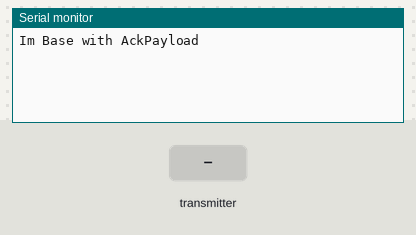
A sketch run on a simulated Arduino Uno, built with avr-gcc and run on an emulated ATmega328P. Shown: the last lines printed to the serial monitor. Inputs (shaded band) come from the test bench. No radio packets arrive unless stated.

Above: at 3.5 s.
3.6 s: the transmitter starts sending messageFromSensor.0 = 0
At 4.2 s:
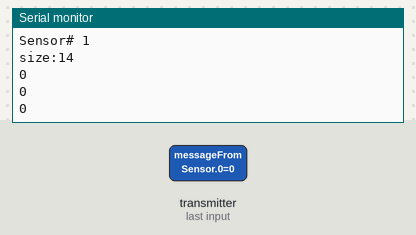
5.1 s: the transmitter starts sending messageFromSensor.1 = 256
6.8 s: the transmitter starts sending messageFromSensor.2 = 256
At 7.06 s:
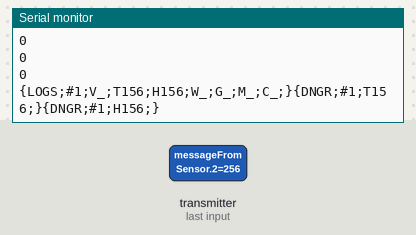
8.6 s: the transmitter starts sending messageFromSensor.3 = 256
At 8.87 s:
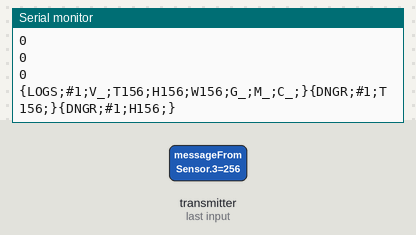
10.4 s: the transmitter starts sending messageFromSensor.4 = 256
At 10.76 s:
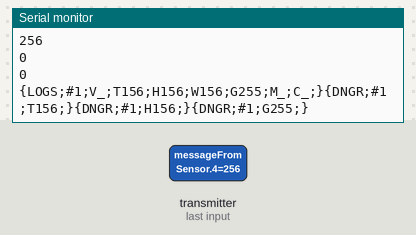

Measured:
- after the input at 3.6 s, the serial monitor: prints a new line at once (image 1)
- after the input at 6.8 s, the serial monitor: prints a new line after 0.19 s (image 2)
- after the input at 8.6 s, the serial monitor: prints a new line after 0.20 s (image 3)
- after the input at 10.4 s, the serial monitor: prints a new line after 0.15 s (image 4)

The sketch:

baseNrfSerialDebug.ino
```cpp
/*
  base with NRF
  Get data from sensors 1..5 by NRF.
  Process data => make commands [logs, dngr] => send by Serial to baseSdGsmRtc
*/

/*
  NRF[encoded value in uint16_t] --> baseNRF --> decoded "command params"  --> baseSdGsmRtc

  command from baseNRF
    {LOGS;#1;V_;T21;H48;W_;G_;M_;C_;}
    {DNGR;#1;T21;}

  command params
    V   0=null, 0..1023 [+1] ADC  voltage on sensor battery, V
    T   0=null, -50..120 [+100]   temperature, C
    H   0=null, 0..100   [+100]   humidity, %
    W   0=null, 0=null, (0,1 + 100) = 100=normal, 101=alert         water leak, bool
    G   0=null, 0..1023 [+1] ADC  gas CH4, ADC value
    M   0=null, (0,1 + 100) = 100=normal, 101=alert motion detector, bool
    C   0=null, 0..1023 [+1]      gas CO, ADC value

  LOGS => log on SD only
  DNGR => log on SD & send SMS [danger]
*/

#include <SPI.h>
#include <nRF24L01.h>
#include <RF24.h>
#include <stdint.h>

#define NRF_CE_PIN 9
#define NRF_CSN_PIN 10 //hardware SS SPI

//'static' - no need
const uint64_t NRF_pipes[6] = {
  0xDEADBEEF00LL,  //pipe0 is SYSTEM_pipe, avoid openReadingPipe(0, );
  0xDEADBEEF01LL,
  0xDEADBEEF02LL,
  0xDEADBEEF03LL,
  0xDEADBEEF04LL,
  0xDEADBEEF05LL
};

uint8_t currPipeNum;
uint16_t messageFromSensor[7] = {
  0,
  0,
  0,
  0,
  0,
  0,
  0
};

RF24 radio(NRF_CE_PIN, NRF_CSN_PIN);

void setup() {
  delay(2000);

  Serial.begin(9600);
  delay(100);
  Serial.println(F("Im Base with AckPayload"));

  radio.begin();
  delay(100);
  radio.powerUp();
  delay(100);
  radio.setChannel(0x6D);
  radio.setRetries(15, 15);
  radio.setDataRate(RF24_1MBPS);
  radio.setPALevel(RF24_PA_LOW);
  radio.setCRCLength(RF24_CRC_16);

  /*
    ===writeAckPayload===enableDynamicPayloads===
    !  Only three of these can be pending at any time as there are only 3 FIFO buffers.
    !  Dynamic payloads must be enabled.
    !  write an ack payload as soon as startListening() is called
  */
  radio.enableDynamicPayloads();//for ALL NRF_pipes
  //radio.setPayloadSize(32); //32 bytes? Can corrupt "writeAckPayload"?

  radio.setAutoAck(true);//allow RX send answer(acknoledgement) to TX (for ALL NRF_pipes?)
  radio.enableAckPayload(); //only for 0,1 NRF_pipes?
  //radio.enableDynamicAck(); //for ALL NRF_pipes? Чтобы можно было вкл\выкл получение ACK?

  //radio.openReadingPipe(0, pipe0); 0 is SYSTEM, no reading
  radio.openReadingPipe(1, NRF_pipes[1]);
  radio.openReadingPipe(2, NRF_pipes[2]);
  radio.openReadingPipe(3, NRF_pipes[3]);
  radio.openReadingPipe(4, NRF_pipes[4]);
  radio.openReadingPipe(5, NRF_pipes[5]);
  radio.startListening();
}

void loop() {
  NRF_listen();
}

void NRF_listen() {
  if (radio.available(&currPipeNum)) {
    radio.writeAckPayload(currPipeNum, &currPipeNum, sizeof(currPipeNum) );
    if (radio.getDynamicPayloadSize() > 1) { //размер полученного сообщения
      radio.read(&messageFromSensor, sizeof(messageFromSensor));
      BASE_processDataFromSensor();
    }
    else {
      // Corrupt payload has been flushed
    }
    //radio.stopListening(); //не надо! СТОП только если хочешь write
    //radio.startListening();//не надо! СТАРТ один раз, когда объявил трубы
  }
  //bool tx, fail, rx;  //radio.whatHappened(tx, fail, rx); // What happened?  //if ( rx || radio.available()) {
}

void BASE_processDataFromSensor() {

  Serial.print(F("Sensor# "));
  Serial.println(currPipeNum);
  Serial.print(F("size:"));
  Serial.println(sizeof(messageFromSensor), DEC);
  Serial.println(messageFromSensor[0], DEC);
  Serial.println(messageFromSensor[1], DEC);
  Serial.println(messageFromSensor[2], DEC);
  Serial.println(messageFromSensor[3], DEC);
  Serial.println(messageFromSensor[4], DEC);
  Serial.println(messageFromSensor[5], DEC);
  Serial.println(messageFromSensor[6], DEC);
  Serial.print(F("\r\n"));
  Serial.print(F("\r\n"));


  String commandToBaseSdGsmRtc_logs = "{LOGS;#" + String(currPipeNum, DEC) + ";";
  String commandToBaseSdGsmRtc_dangers = "";
  const char paramCode[] = {'V', 'T', 'H', 'W', 'G', 'M', 'C'};
  uint8_t i = 0;
  uint16_t paramVal_decoded;
  for (i = 0; i < 7; i++) {
    if (messageFromSensor[i] != 0) { //param is available
      paramVal_decoded = BASE_decodeParam(i, messageFromSensor[i]);
      commandToBaseSdGsmRtc_logs +=  String((char)paramCode[i]) + String(paramVal_decoded, DEC) + ";";
      if (BASE_isDangerParamValue(i, paramVal_decoded)) {
        commandToBaseSdGsmRtc_dangers += "{DNGR;#" + String(currPipeNum, DEC) + ";";
        commandToBaseSdGsmRtc_dangers += String((char)paramCode[i]);
        commandToBaseSdGsmRtc_dangers += String(paramVal_decoded, DEC) + ";}";
      }
    }
    else {
      commandToBaseSdGsmRtc_logs += String((char)paramCode[i]) +  "_;";
    }
  }
  commandToBaseSdGsmRtc_logs += "}";
  String commandToBaseSdGsmRtc_all = commandToBaseSdGsmRtc_logs + commandToBaseSdGsmRtc_dangers;
  Serial.println(commandToBaseSdGsmRtc_all);
}

uint16_t BASE_decodeParam(uint8_t paramNum, uint16_t paramVal_encoded) {
  uint16_t paramVal_decoded = 0;
  switch (paramNum) {
    case 0: //V   0=null, 0..1023 [+1] ADC  voltage on sensor battery, V
      paramVal_decoded = paramVal_encoded - 1;
      break;
    case 1: //T   0=null, -50..120 [+100]   temperature, C
      paramVal_decoded = paramVal_encoded - 100;
      break;
    case 2: //H   0=null, 0..100   [+100]   humidity, %
      paramVal_decoded = paramVal_encoded - 100;
      break;
    case 3: //W   0=null, 100=ok 101=alert         water leak, bool
      paramVal_decoded = paramVal_encoded - 100;
      break;
    case 4: //G   0=null, 0..1023 [+1] ADC  gas CH4, ADC value
      paramVal_decoded = paramVal_encoded - 1;
      break;
    case 5: //M   0=null, 100=ok 101=alert          motion detector, bool
      paramVal_decoded = paramVal_encoded - 100;
      break;
    case 6: //C   0=null, 0..1023 [+1]      gas CO, ADC value
      paramVal_decoded = paramVal_encoded - 1;
      break;
  }
  return paramVal_decoded;
}

bool BASE_isDangerParamValue(uint8_t paramNum, uint16_t paramVal_decoded) {
  bool isDanger = false;
  switch (paramNum) {
    case 0: //V   0=null, 0..1023 [+1] ADC  voltage on sensor battery, V
      isDanger = (bool)( (paramVal_decoded < 555) || (paramVal_decoded > 777) );
      break;
    case 1: //T   0=null, -50..120 [+100]   temperature, C
      isDanger = (bool)( (paramVal_decoded < 15) || (paramVal_decoded > 19) );
      break;
    case 2: //H   0=null, 0..100   [+100]   humidity, %
      isDanger = (bool)( (paramVal_decoded < 5) || (paramVal_decoded > 40) );
      break;
    case 3: //W   0=null, 100=ok 101=alert         water leak, bool
      isDanger = (bool)( paramVal_decoded == 101 );
      break;
    case 4: //G   0=null, 0..1023 [+1] ADC  gas CH4, ADC value
      isDanger = (bool)( (paramVal_decoded < 555) || (paramVal_decoded > 777) );
      break;
    case 5: //M   0=null, 100=ok 101=alert          motion detector, bool
      isDanger = (bool)( paramVal_decoded == 101 );
      break;
    case 6: //C   0=null, 0..1023 [+1]      gas CO, ADC value
      isDanger = (bool)( (paramVal_decoded < 555) || (paramVal_decoded > 777) );
      break;
  }
  return isDanger;
}
```
